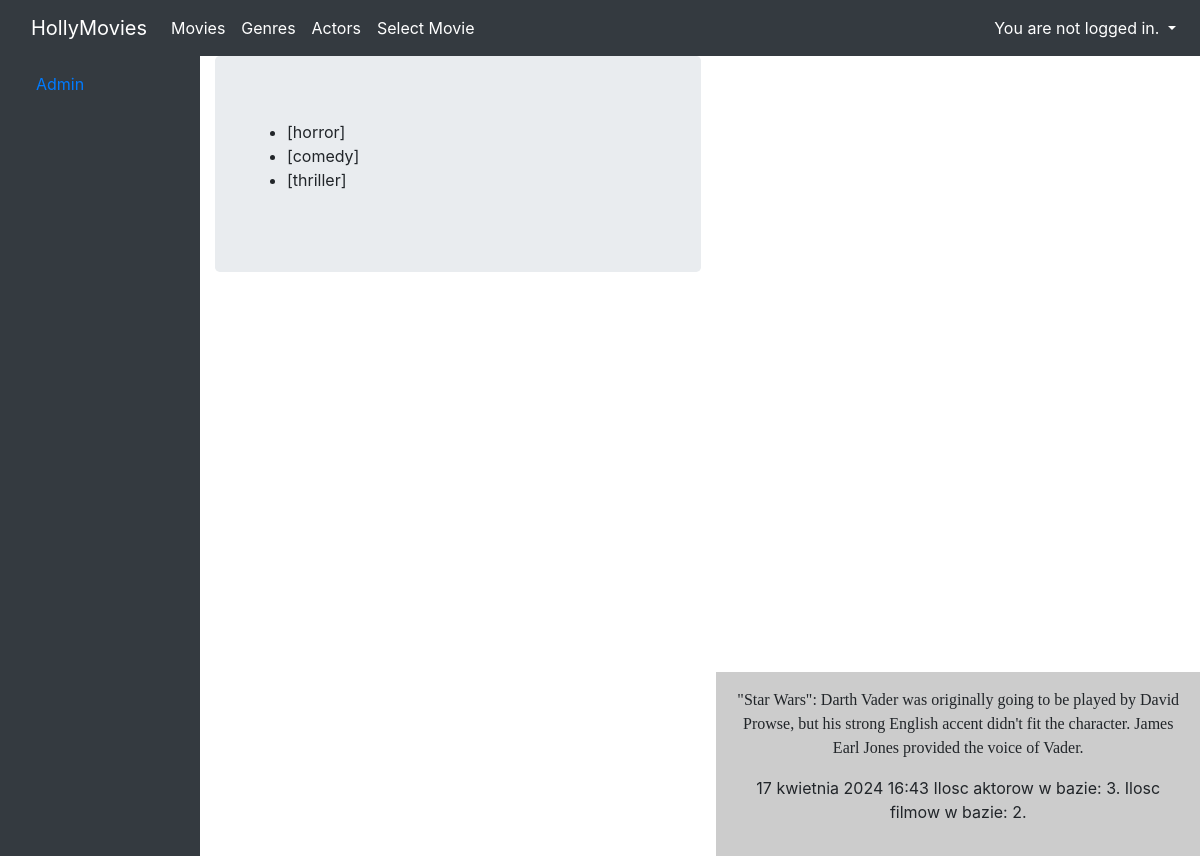
The page /genres/ on the database its author committed.
### ZajeciaBackendowe2024-main/viewer/models.py (models this page shows, shortened)
class Genre(Model):
    name = CharField(max_length=128)

### ZajeciaBackendowe2024-main/viewer/views.py (the view)
# urls.py: path('genres/', GenresAllView.as_view(), name='genres'),
class GenresAllView(ListView):
    template_name = 'generic.html'
    model = Genre

### ZajeciaBackendowe2024-main/viewer/templates/context_processors.py (called while the page is built)
def welcome_message(request):
    return STATIC_STRINGS

def autorzy(request):
    autors = ['Antoni Nieprzegoni',
              'Seweryn Kwaśniewski']
    return {'autors': autors}

def ciekawostki(request):
    return {'ciekawostka': random.choice(CIEKAWOSTKI)}

def data_i_godzina(request):
    return {'current_time_and_date': datetime.datetime.now()}

def num_of_actors_and_movies(request):
    return {'num_of_actors': Actor.objects.count(),
            'num_of_movies': Movie.objects.count()}

### ZajeciaBackendowe2024-main/viewer/templates/generic.html
{% extends "base.html" %}
{% block content %}
<ul>
    {% for genre in object_list %}
        <li>
            [{{ genre.name }}]
        </li>
    {% endfor %}
</ul>
{% endblock %}

### rows shown on the page
Genre: name "horror"
Genre: name "comedy"
Genre: name "thriller"

### other values the page prints
{{ num_of_actors }} "3"
{{ num_of_movies }} "2"
